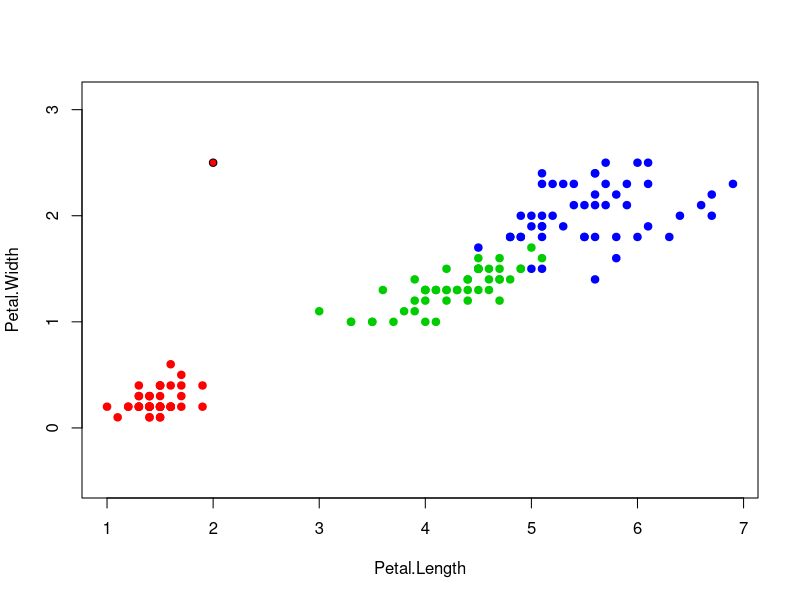

Generate this figure with R:
startN <- 1 #Какие признаки будем учитывать? Со startN по endN.
endN <- 4
dist = function(x, y) {
  return(sqrt(sum((x-y)^2)))
}
s_dst = function(iris, point){
  a = c()
  for (i in (1:length(iris[,1]))){
    a[i] = dist(point, iris[i,startN:endN])
    
  }
  return(iris[order(a), ])
}
knn = function(point, dataset, k=5){
  sortedDataset = s_dst(dataset, point[startN:endN])
  filtereddataset = sortedDataset[1:k, 5]
  return (names(which.max(table(filtereddataset))))
  
}

testPoint = c(0, 0, 2, 2.5)
class<-knn(testPoint, iris, 5)
colors <- c("setosa" = "red", "versicolor" = "green3", "virginica" = "blue")
plot(iris[, 3:4], pch = 21, bg = colors[iris$Species], col = colors[iris$Species], asp = 1)
points(testPoint[3], testPoint[4], pch = 21, bg = colors[class])
